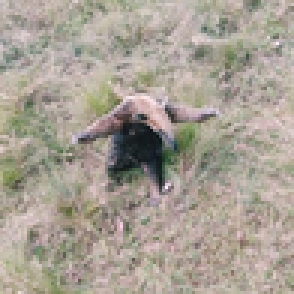
#> input picture exercises/cesan.png, 98 x 98 px (shown 3 times larger)
$ python canalesRGB.py
#> lines starting #> are read from the running program, lines starting #| are printed output that depends on the picture
# Importamos las librerias
import cv2
import matplotlib.pyplot as plt


# Imagen
# Vamos a crear nuestra matriz principal
img = cv2.imread("cesan.png")
#> img is the input picture: shape (98, 98, 3); mean B, G, R 148.2, 159.5, 167.4
# Corregimos
img = cv2.cvtColor(img, cv2.COLOR_BGR2RGB)

# Extraemos los canales
#R = img[:,:,0]
#G = img[:,:,1]
#B = img[:,:,2]

print(img)
#> (printed output is left out)

# Comando
R,G,B = cv2.split(img)
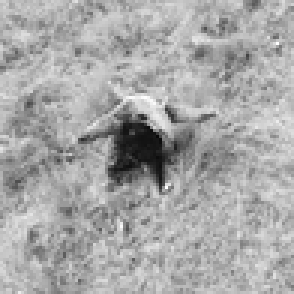
#> R: shape (98, 98) (shown 3 times larger); min 8, max 255, mean 167.4
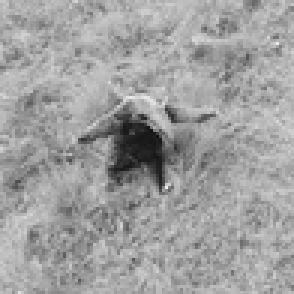
#> G: shape (98, 98) (shown 3 times larger); min 18, max 237, mean 159.5
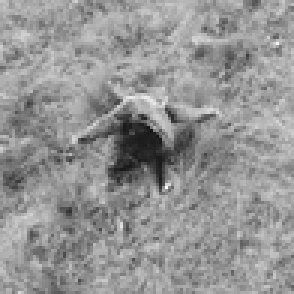
#> B: shape (98, 98) (shown 3 times larger); min 20, max 253, mean 148.2


# Mostramos nuestros canales
fig = plt.figure()
# CANAL ROJO
ax1 = fig.add_subplot(2,2,1)
ax1.imshow(R, cmap="gray")
ax1.set_title("CANAL ROJO")
# CANAL VERDE
ax2 = fig.add_subplot(2,2,2)
ax2.imshow(G, cmap="gray")
ax2.set_title("CANAL VERDE")
# CANAL AZUL
ax3 = fig.add_subplot(2,2,3)
ax3.imshow(B, cmap="gray")
ax3.set_title("CANAL AZUL")

# RECONSTRUCCION
imgre = cv2.merge((R,G,B))

# IMAGEN ORIGINAL
ax4 = fig.add_subplot(2,2,4)
ax4.imshow(imgre)
ax4.set_title("IMAGEN ORIGINAL")
#plt.imshow(img)

plt.show()
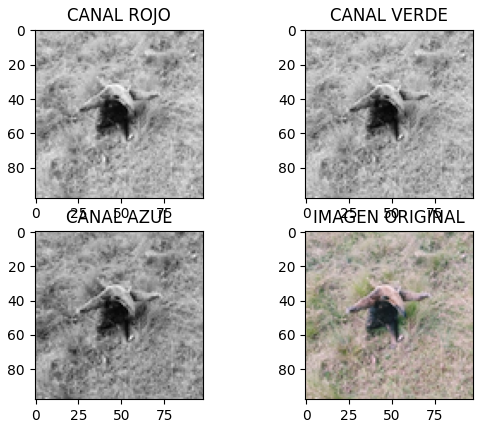
#> figure drawn by matplotlib, 4 panels

# Con el teclado pasamos la imagen
cv2.waitKey(0)

$ run again, with exercises/fondo.png copied over exercises/cesan.png
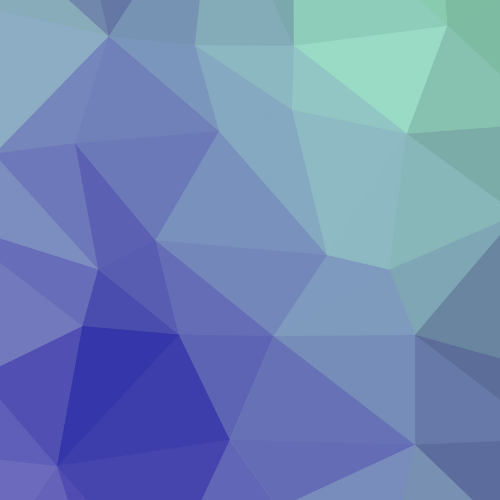
#> input picture exercises/fondo.png, 500 x 500 px
#> img is the input picture: shape (500, 500, 3); mean B, G, R 182.6, 136.8, 112.7
#> (printed output is left out)
#> `R,G,B = cv2.split(img)`:
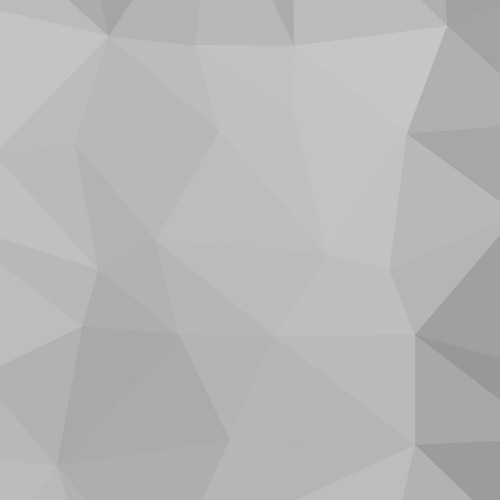
#> B: shape (500, 500); min 151, max 199, mean 182.6
#> `plt.show()`:
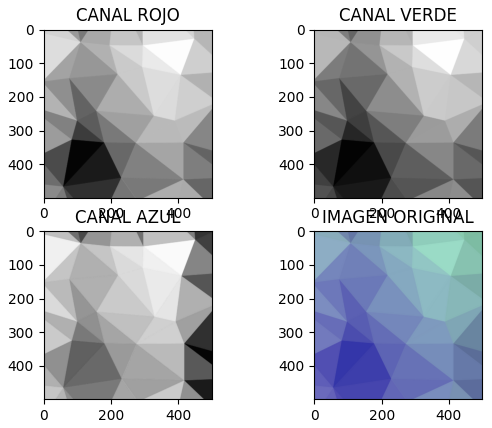
#> figure drawn by matplotlib, 4 panels
